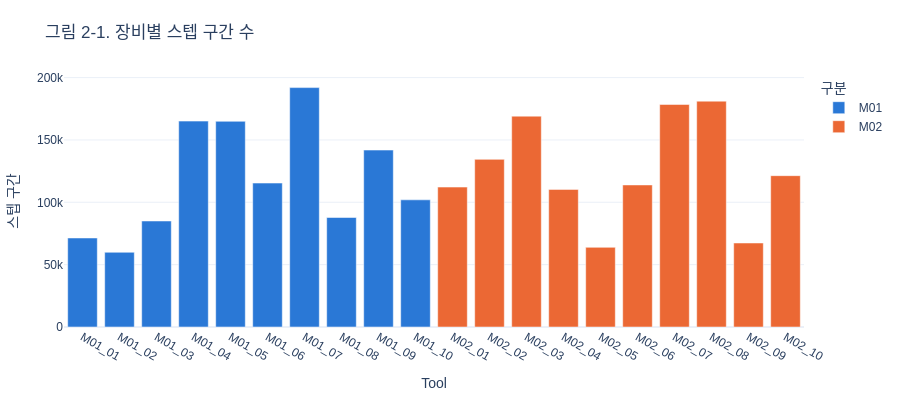

Notebook code for this chart:
### Markdown cell above
## 2. 데이터셋 설명

### 2-1. 출처·범위

[PHM Society 2018 Data Challenge](https://www.phmsociety.org/events/conference/phm/18/data-challenge)의 이온 밀 식각 장비 데이터다. 정답이 있는 train 20대만 쓴다(test 5대는 정답 비공개).

`src/make_processed.py`가 원본(약 4초 간격)을 **`recipe_step`이 바뀔 때마다 새 행**으로 묶었다. 한 행은 같은 스텝이 이어진 구간 하나이고, 구간 안의 4초 기록을 요약했다. 일부 행을 뽑는 샘플링이 아니라 전부를 요약한 집계다.

### Code cell
# 장비 × 고장 종류별 기록 수 (중복 제외)
fault_counts_by_type = (events.assign(fault_short=events.fault_type.map(FSHORT))
                        .pivot_table(index='Tool', columns='fault_short', values='time', aggfunc='size',
                                     fill_value=0, observed=True)
                        .reindex(columns=ORDER, fill_value=0))

# 장비별 규모 표: 구분(M01/M02), 스텝 구간 수, 원본 행 수, 기록 기간, 고장 수
by_tool = df.groupby('Tool', observed=True)
tool_scale = pd.DataFrame({
    '구분': by_tool.M.first(),
    '스텝 구간': by_tool.size(),
    '원본 행': by_tool.n_rows.sum(),
    '기간(일)': ((by_tool.time_end.max() - by_tool.time_start.min()) / DAY).round(0).astype(int),
}).join(fault_counts_by_type)
tool_scale['고장 합계'] = tool_scale[ORDER].sum(axis=1)
total_row = tool_scale.drop(columns='구분').sum()
total_row['기간(일)'] = np.nan                                        # 기간은 더하면 의미가 없으므로 비운다
display(pd.concat([tool_scale, total_row.rename('합계').to_frame().T.assign(구분='')])
        .astype({'스텝 구간': int, '원본 행': int}))

# M01 / M02별 합계와 고장 비중
machine_table = tool_scale.groupby('구분')[['스텝 구간', '원본 행', '고장 합계']].sum()
machine_table['고장 비중(%)'] = (machine_table['고장 합계'] / machine_table['고장 합계'].sum() * 100).round(1)
display(machine_table)

fig = px.bar(tool_scale.reset_index(), x='Tool', y='스텝 구간', color='구분', color_discrete_sequence=[C_OK, C_FAIL],
             title='그림 2-1. 장비별 스텝 구간 수')
show(fig, 400)

### Figure 1 — Plotly figure (JSON) as saved in the notebook; plotly's stock layout.template omitted (floating-point values rounded to 4 significant figures)
{"data": [{"hovertemplate": "구분=M01<br>Tool=%{x}<br>스텝 구간=%{y}<extra></extra>", "legendgroup": "M01", "marker": {"color": "#2a78d6", "pattern": {"shape": ""}}, "name": "M01", "orientation": "v", "showlegend": true, "textposition": "auto", "type": "bar", "x": ["M01_01", "M01_02", "M01_03", "M01_04", "M01_05", "M01_06", "M01_07", "M01_08", "M01_09", "M01_10"], "xaxis": "x", "y": [71389, 59912, 85003, 165109, 164949, 115423, 191981, 87811, 141885, 101969], "yaxis": "y"}, {"hovertemplate": "구분=M02<br>Tool=%{x}<br>스텝 구간=%{y}<extra></extra>", "legendgroup": "M02", "marker": {"color": "#eb6834", "pattern": {"shape": ""}}, "name": "M02", "orientation": "v", "showlegend": true, "textposition": "auto", "type": "bar", "x": ["M02_01", "M02_02", "M02_03", "M02_04", "M02_05", "M02_06", "M02_07", "M02_08", "M02_09", "M02_10"], "xaxis": "x", "y": [112206, 134433, 169088, 110363, 63879, 113914, 178462, 181118, 67368, 121353], "yaxis": "y"}], "layout": {"barmode": "relative", "font": {"family": "Malgun Gothic, sans-serif"}, "height": 400, "legend": {"title": {"text": "구분"}, "tracegroupgap": 0}, "margin": {"b": 70, "l": 30, "r": 30, "t": 75}, "title": {"text": "그림 2-1. 장비별 스텝 구간 수"}, "xaxis": {"anchor": "y", "domain": [0.0, 1.0], "title": {"text": "Tool"}}, "yaxis": {"anchor": "x", "domain": [0.0, 1.0], "title": {"text": "스텝 구간"}}}}
